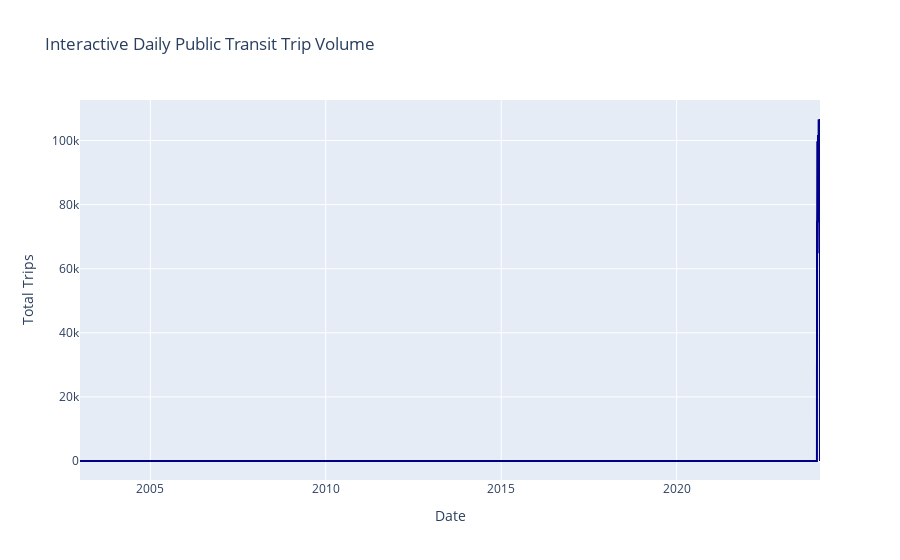

Write notebook code for a chart like this one.
### Markdown cell above
##### 12. Setup and Interactive Plot 1 - Daily Trip Volume

### Code cell
import plotly.express as px

print("Generating Interactive Plot 1: Daily Trip Volume")

# Ensure the Pandas DataFrame from Cell 5 is available (trips_by_date_pd)

fig1 = px.line(
    trips_by_date_pd, 
    x='date', 
    y='total_trips', 
    title='Interactive Daily Public Transit Trip Volume',
    labels={'total_trips': 'Total Trips', 'date': 'Date'}
)

# Customize the layout for better presentation
fig1.update_traces(line_color='darkblue', line_width=2)
fig1.update_layout(hovermode="x unified") # Shows all data points for a given date on hover

fig1.show()

### Figure 1 — Plotly figure (JSON) as saved in the notebook; plotly's stock layout.template omitted (floating-point values rounded to 4 significant figures)
{"data": [{"hovertemplate": "Date=%{x}<br>Total Trips=%{y}<extra></extra>", "legendgroup": "", "line": {"color": "darkblue", "dash": "solid", "width": 2}, "marker": {"symbol": "circle"}, "mode": "lines", "name": "", "orientation": "v", "showlegend": false, "type": "scatter", "x": ["2002-12-31T00:00:00", "2009-01-01T00:00:00", "2023-12-31T00:00:00", "2024-01-01T00:00:00", "2024-01-02T00:00:00", "2024-01-03T00:00:00", "2024-01-04T00:00:00", "2024-01-05T00:00:00", "2024-01-06T00:00:00", "2024-01-07T00:00:00", "2024-01-08T00:00:00", "2024-01-09T00:00:00", "2024-01-10T00:00:00", "2024-01-11T00:00:00", "2024-01-12T00:00:00", "2024-01-13T00:00:00", "2024-01-14T00:00:00", "2024-01-15T00:00:00", "2024-01-16T00:00:00", "2024-01-17T00:00:00", "2024-01-18T00:00:00", "2024-01-19T00:00:00", "2024-01-20T00:00:00", "2024-01-21T00:00:00", "2024-01-22T00:00:00", "2024-01-23T00:00:00", "2024-01-24T00:00:00", "2024-01-25T00:00:00", "2024-01-26T00:00:00", "2024-01-27T00:00:00", "2024-01-28T00:00:00", "2024-01-29T00:00:00", "2024-01-30T00:00:00", "2024-01-31T00:00:00", "2024-02-01T00:00:00"], "xaxis": "x", "y": [1, 3, 10, 74955, 72639, 79586, 99780, 99739, 93289, 64843, 77434, 89940, 92132, 101696, 100059, 101097, 90600, 74405, 89762, 105971, 106543, 92678, 104070, 80826, 82667, 96611, 102071, 106521, 102226, 106727, 88613, 81774, 98189, 99019, 3], "yaxis": "y"}], "layout": {"hovermode": "x unified", "legend": {"tracegroupgap": 0}, "title": {"text": "Interactive Daily Public Transit Trip Volume"}, "xaxis": {"anchor": "y", "domain": [0, 1], "title": {"text": "Date"}}, "yaxis": {"anchor": "x", "domain": [0, 1], "title": {"text": "Total Trips"}}}}
